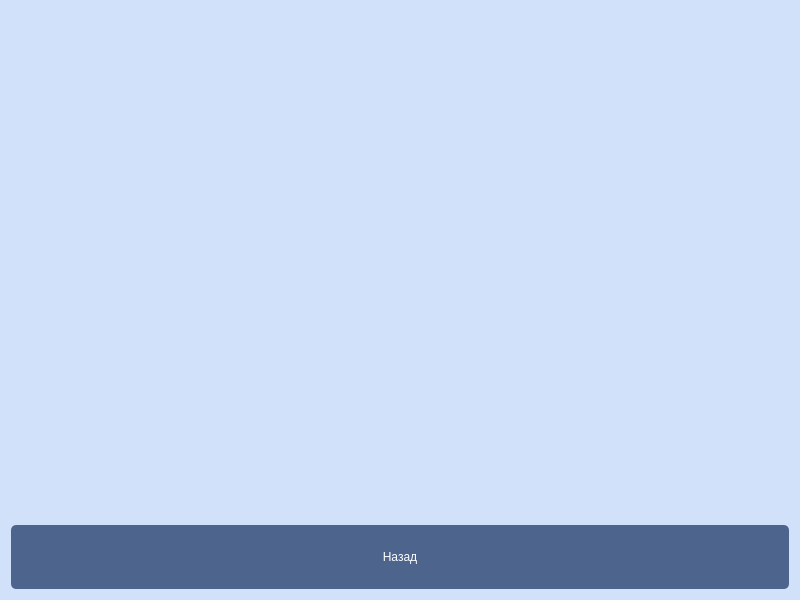
<?xml version="1.0" encoding="UTF-8"?>
<ui version="4.0">
 <class>PhotoViewForm</class>
 <widget class="QWidget" name="PhotoViewForm">
  <property name="geometry">
   <rect>
    <x>0</x>
    <y>0</y>
    <width>800</width>
    <height>600</height>
   </rect>
  </property>
  <property name="windowTitle">
   <string>Form</string>
  </property>
  <property name="styleSheet">
   <string notr="true">QWidget {
    background-color: rgb(208, 225, 249);
}

QPushButton {
    background-color: rgb(77, 100, 141);

    color: white;
    border-radius: 5px;
	padding: 25;
	font: 57 18pt &quot;Sono Medium&quot;;
}

QPushButton:focus {
    background-color: rgb(40, 54, 85);

    color: white;
    border-radius: 5px;
	padding: 25;
	font: 57 18pt &quot;Sono Medium&quot;;
}</string>
  </property>
  <layout class="QVBoxLayout" name="verticalLayout">
   <item>
    <widget class="QLabel" name="photo_label">
     <property name="text">
      <string/>
     </property>
     <property name="alignment">
      <set>Qt::AlignCenter</set>
     </property>
    </widget>
   </item>
   <item>
    <widget class="QPushButton" name="back_pushButton">
     <property name="text">
      <string>Назад</string>
     </property>
    </widget>
   </item>
  </layout>
 </widget>
 <resources/>
 <connections/>
</ui>
